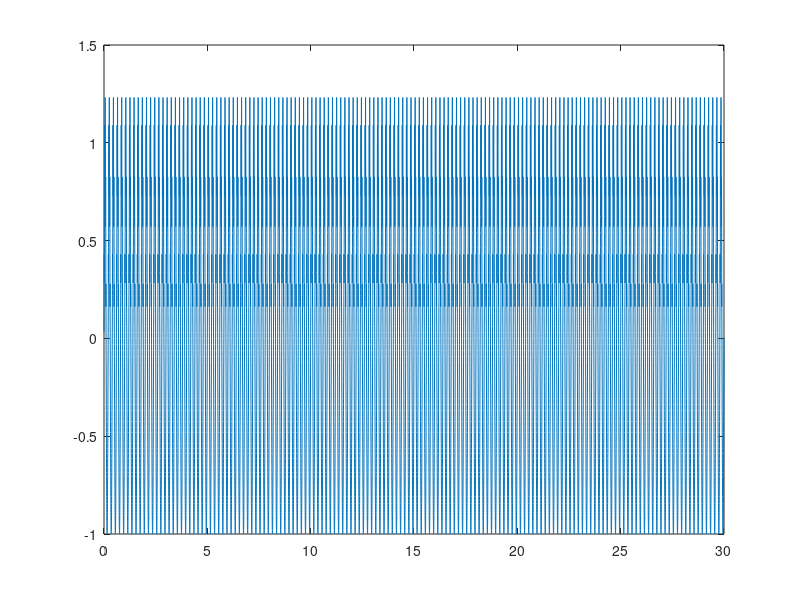

The MATLAB script that drew this image:
%% Set things up
resol=0.001;%1 ms
LF = 5;
HF = 40;
numSeconds=30;
HFamp=0.25;

%% The actual simulated data
time=resol:resol:numSeconds;
LFdata = sin(LF*2*pi*time);
HFdata = HFamp*sin(2*HF*pi*time);

cyclePts=1/LF/resol;
half=floor(cyclePts/2);

%% Phase restricting
binTrimming=0.05;%0.1;
binTrim=floor(cyclePts*binTrimming);
multiplier=zeros(1, length(time));

partPoints=numSeconds*LF;

peaks=multiplier;
for aa=1:partPoints; peaks( ((1+binTrim):half-(binTrim))+cyclePts*(aa-1) ) = 1; end

troughs=multiplier;
for aa=1:partPoints; troughs( ((half+1+binTrim):(cyclePts-(binTrim)))+cyclePts*(aa-1) ) = 1; end

descPhase=multiplier;
for aa=1:partPoints; descPhase( ((half/2+binTrim+1):floor((half*1.5)-(binTrim)))+cyclePts*(aa-1) ) = 1; end

ascPhase=multiplier;
%first part 
for aa=1:partPoints; ascPhase( ((binTrim+1):floor((cyclePts/4)-binTrim))+cyclePts*(aa-1) )= 1; end
%last part
for aa=1:partPoints; ascPhase( (floor((cyclePts*0.75+1+binTrim)):(cyclePts-(binTrim)))+cyclePts*(aa-1) ) = 1; end

%% Get some outputs
HFsignal=HFdata.*peaks;
y=LFdata+HFdata.*peaks;

figure;
plot(time, y)
